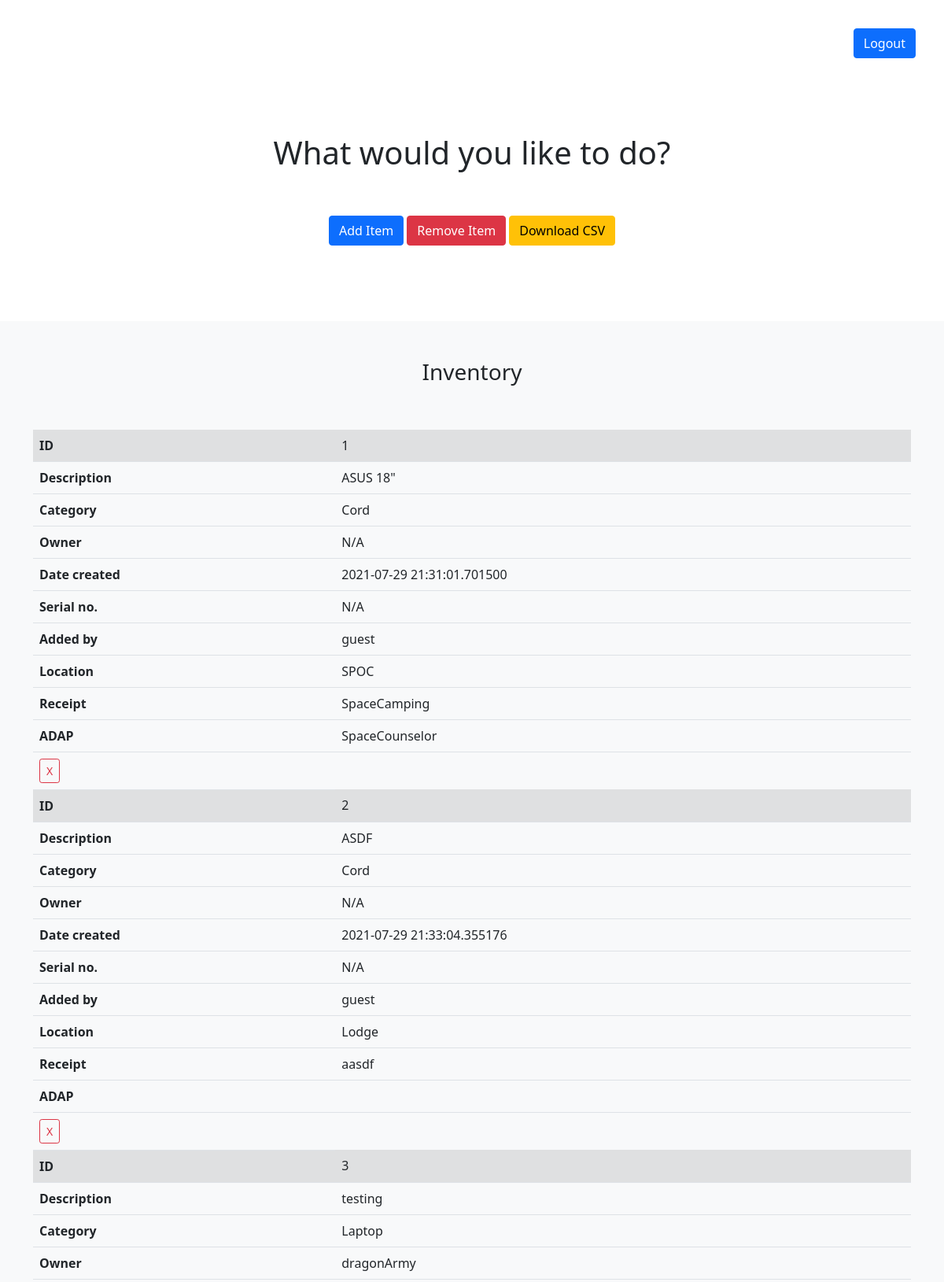
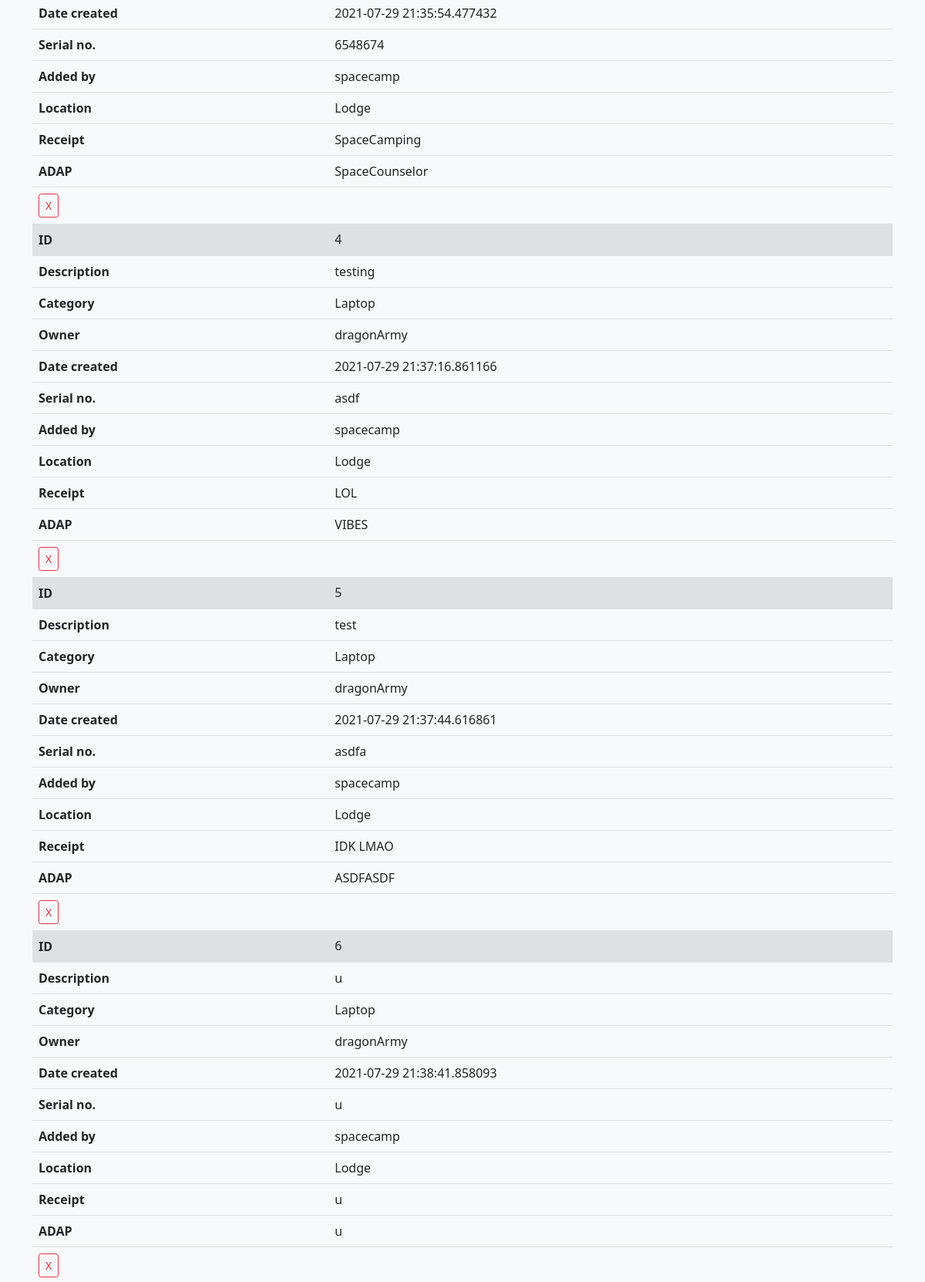
The page /dashboard (signed in, upper part) on the database its author committed (2 pictures, top to bottom).
### app.py (models this page shows, shortened)
class Item(db.Model):
    id = db.Column(db.Integer, primary_key=True)
    category = db.Column(db.String(100), nullable=False) # db.ForeignKey('category.category'),
    quantity = db.Column(db.Integer, nullable=False, default=0)
    date_created = db.Column(db.DateTime, default=datetime.utcnow)
    description = db.Column(db.String(200), nullable=False)
    added_by = db.Column(db.String(30), nullable=False)
    serialNo = db.Column(db.String(50), nullable=False)
    owner = db.Column(db.String(20), nullable=False)
    location = db.Column(db.String(20), nullable=False)
    receipt = db.Column(db.String(100), nullable=False)
    adap = db.Column(db.String(200), nullable=False)

### app.py (the view)
@app.route("/dashboard", methods=['POST','GET'])
@login_required
def dashboard():
    items = Item.query.order_by(Item.date_created)
    return render_template("dashboard.html", username=current_user.username, items=items)

### app.py (called while the page is built)
@login_manager.user_loader
def load_user(user_id):
    return User.query.get(int(user_id))

### templates/dashboard.html (shortened to what this page needs)
<!doctype html>
<html lang="en">
<head>
   <link rel="stylesheet" href="https://ajax.googleapis.com/ajax/libs/jqueryui/1.12.1/themes/smoothness/jquery-ui.css">
   <link href="{{ url_for('static', filename='bootstrap.min.css') }}" rel="stylesheet">
</head>
<body>
   <div class="d-flex justify-content-end" id="logoutbox">
      <a class="btn btn-primary" href="/logout" role="button">Logout</a>
   </div>
   <main>
      <section class="py-5 text-center container">
         <div class="row py-lg-5">
            <div class="col-lg-6 col-md-8 mx-auto">
               <h1 class="fw-light">What would you like to do?</h1>
               <br><br>
               <a class="btn btn-primary" href="/add_item" role="button">Add Item</a>
               <a class="btn btn-danger" href="/remove_item_page" role="button">Remove Item</a>
               <a class="btn btn-warning" href="/writecsv" role="button">Download CSV</a>
            </div>
         </div>
      </section>
      <div class="album py-5 bg-light">
         <div class="container">
            <div class="d-flex justify-content-center">
               <h3>Inventory</h3>
            </div>
            <table class="table" id="mobileTable">
               <tbody>
                  {% for item in items %}
                  <tr class="table-active">
                     <th>ID</th>
                     <td>{{item.id}}</td>
                  </tr>
                  <tr>
                     <th>Description</th>
                     <td>{{item.description}}</td>
                  </tr>
                  <tr>
                     <th>Category</th>
                     <td>{{item.category}}</td>
                  </tr>
                  <tr>
                     <th>Owner</th>
                     <td>{{item.owner}}</td>
                  </tr>
                  <tr>
                     <th>Date created</th>
                     <td>{{item.date_created}}</td>
                  </tr>
                  <tr>
                     <th>Serial no.</th>
                     <td>{{item.serialNo}}</td>
                  </tr>
                  <tr>
                     <th>Added by</th>
                     <td>{{item.added_by}}</td>
                  </tr>
                  <tr>
                     <th>Location</th>
                     <td>{{item.location}}</td>
                  </tr>
                  <tr>
                     <th>Receipt</th>
                     <td>{{item.receipt}}</td>
                  </tr>
                  <tr>
                     <th>ADAP</th>
                     <td>{{item.adap}}</td>
                  </tr>
                  <tr>
                     <td><a href="/remove_item{{item.id }}"
                           onclick="return confirm('Are you sure you want to delete this item?')"
                           class="btn btn-outline-danger btn-sm"> X </a></td>
                  </tr>
                  {% endfor %}
               </tbody>
            </table>
         </div>
   </main>
</body>
</html>

### templates/dashboard.html (style rules this page uses)
#logoutbox { padding-right: 3%; padding-top: 3%; }

### rows shown on the page
Item: id "1", description "ASUS 18\"", category "Cord", owner "N/A", date_created "2021-07-29 21:31:01.701500", serialNo "N/A", added_by "guest", location "SPOC", receipt "SpaceCamping", adap "SpaceCounselor"
Item: id "2", description "ASDF", category "Cord", owner "N/A", date_created "2021-07-29 21:33:04.355176", serialNo "N/A", added_by "guest", location "Lodge", receipt "aasdf"
Item: id "3", description "testing", category "Laptop", owner "dragonArmy", date_created "2021-07-29 21:35:54.477432", serialNo "6548674", added_by "spacecamp", location "Lodge", receipt "SpaceCamping", adap "SpaceCounselor"
Item: id "4", description "testing", category "Laptop", owner "dragonArmy", date_created "2021-07-29 21:37:16.861166", serialNo "asdf", added_by "spacecamp", location "Lodge", receipt "LOL", adap "VIBES"
Item: id "5", description "test", category "Laptop", owner "dragonArmy", date_created "2021-07-29 21:37:44.616861", serialNo "asdfa", added_by "spacecamp", location "Lodge", receipt "IDK LMAO", adap "ASDFASDF"
Item: id "6", description "u", category "Laptop", owner "dragonArmy", date_created "2021-07-29 21:38:41.858093", serialNo "u", added_by "spacecamp", location "Lodge", receipt "u", adap "u"
